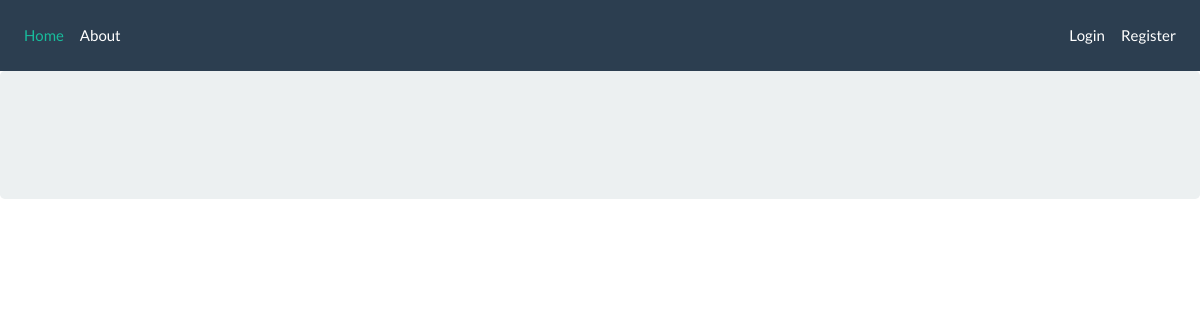
The app's page /, older data.
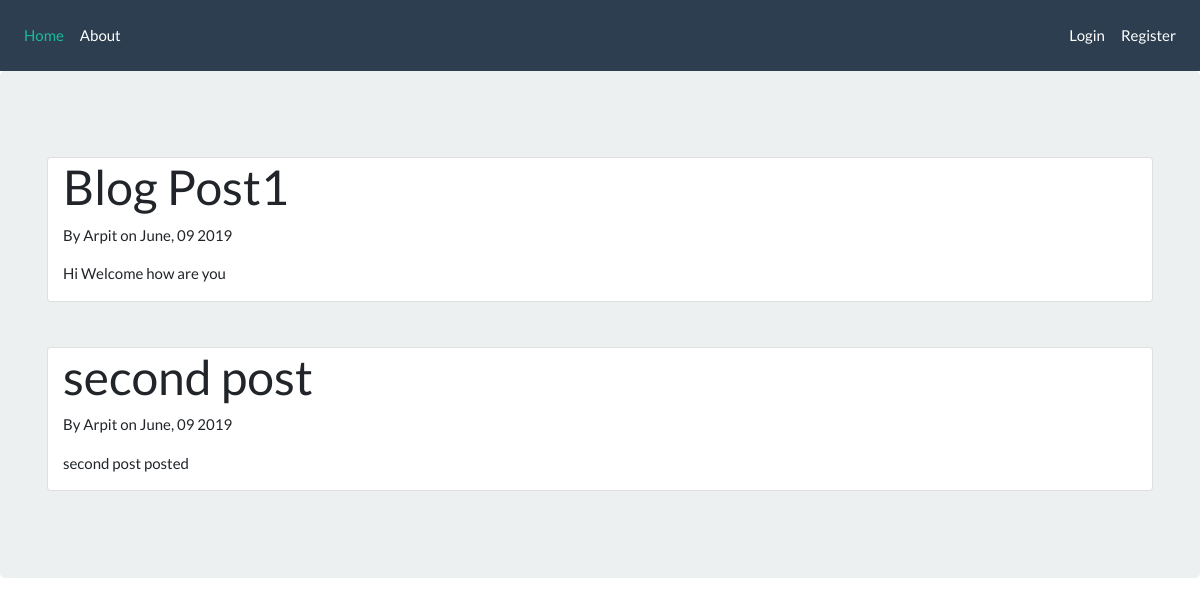
The same page, newer data.
### blogs/models.py (models this page shows, shortened)
class Post(models.Model):
    title = models.CharField(max_length=100)
    Content = models.TextField()
    date_posted = models.DateTimeField(default=timezone.now)
    author = models.ForeignKey(User, on_delete=models.CASCADE)

### blogs/views.py (the view)
# urls.py: path('', views.home, name='blog-home'),
def home(request):
    context = {
        'posts': Post.objects.all()
    }
    return render(request, 'blogs/home.html', context)

### blogs/templates/blogs/home.html
{% extends "blogs/base.html" %}
{% block content %}
    {% for post in posts %}
        <br>
        <div class="card" >
        <div class="container">
        <h1>{{ post.title }}</h1>
        <p>By {{ post.author }} on {{ post.date_posted|date:"F, d Y" }}</p>
        <p>{{ post.Content }}</p>
        </div>
        </div>
        <br>
    {% endfor %}
{% endblock content %}

### blogs/templates/blogs/base.html (shortened to what this page needs)
<!DOCTYPE html>
<html lang="en">
<head>
    <link rel="stylesheet" href="https://stackpath.bootstrapcdn.com/bootswatch/4.3.1/flatly/bootstrap.min.css">
<body>
<nav class="navbar navbar-expand-lg navbar-dark bg-primary">
    <div class="collapse navbar-collapse" id="navbarColor01">
        <ul class="navbar-nav mr-auto">
            <li class="nav-item active">
                <a class="nav-link" href="{% url 'blog-home' %}">Home <span class="sr-only">(current)</span></a>
            </li>
            <li class="nav-item">
                <a class="nav-link" href="{% url 'blog-about' %}">About</a>
            </li>
         </ul>
        <ul class="navbar-nav">
            {% if user.is_authenticated %}
                <a class="nav-link" href="{% url 'profile' %}">Profile</a>
                <a class="nav-link" href="{% url 'logout' %}">Logout</a>
            {% else %}
            <li class="nav-item">
                <a class="nav-link" href="{% url 'login' %}">Login</a>
            </li>
            <li class="nav-item">
                <a class="nav-link" href="{% url 'register' %}">Register</a>
            </li>
            {% endif %}
        </ul>
    </div>
</nav>
<div class="jumbotron">
    <div class="container">
     {% block content %}{% endblock %}
    </div>
</div>
</body>
</html>

Row changes from the older to the newer data that the page shows:
added Post: title "Blog Post1", author "Arpit", date_posted "June, 09 2019", Content "Hi Welcome how are you"
added Post: title "second post", author "Arpit", date_posted "June, 09 2019", Content "second post posted"
